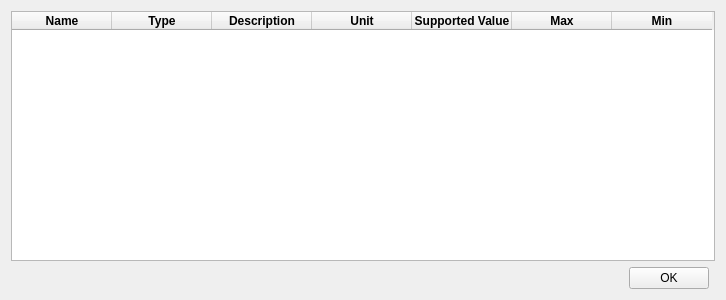
<?xml version="1.0" encoding="UTF-8"?>
<ui version="4.0">
 <class>GTATagVariableDescWidget</class>
 <widget class="QWidget" name="GTATagVariableDescWidget">
  <property name="geometry">
   <rect>
    <x>0</x>
    <y>0</y>
    <width>726</width>
    <height>300</height>
   </rect>
  </property>
  <property name="windowTitle">
   <string>Tag Variables Properties</string>
  </property>
  <property name="windowIcon">
   <iconset resource="../resource.qrc">
    <normaloff>:/images/forms/img/GTAAppIcon.png</normaloff>:/images/forms/img/GTAAppIcon.png</iconset>
  </property>
  <layout class="QGridLayout" name="gridLayout">
   <item row="0" column="0" colspan="3">
    <widget class="QTableWidget" name="tagVarTW">
     <column>
      <property name="text">
       <string>Name</string>
      </property>
      <property name="font">
       <font>
        <weight>75</weight>
        <bold>true</bold>
       </font>
      </property>
     </column>
     <column>
      <property name="text">
       <string>Type</string>
      </property>
      <property name="font">
       <font>
        <weight>75</weight>
        <bold>true</bold>
       </font>
      </property>
     </column>
     <column>
      <property name="text">
       <string>Description</string>
      </property>
      <property name="font">
       <font>
        <weight>75</weight>
        <bold>true</bold>
       </font>
      </property>
     </column>
     <column>
      <property name="text">
       <string>Unit</string>
      </property>
      <property name="font">
       <font>
        <weight>75</weight>
        <bold>true</bold>
       </font>
      </property>
     </column>
     <column>
      <property name="text">
       <string>Supported Value</string>
      </property>
      <property name="font">
       <font>
        <weight>75</weight>
        <bold>true</bold>
       </font>
      </property>
     </column>
     <column>
      <property name="text">
       <string>Max</string>
      </property>
      <property name="font">
       <font>
        <weight>75</weight>
        <bold>true</bold>
       </font>
      </property>
     </column>
     <column>
      <property name="text">
       <string>Min</string>
      </property>
      <property name="font">
       <font>
        <weight>75</weight>
        <bold>true</bold>
       </font>
      </property>
     </column>
    </widget>
   </item>
   <item row="1" column="0">
    <spacer name="horizontalSpacer">
     <property name="orientation">
      <enum>Qt::Horizontal</enum>
     </property>
     <property name="sizeHint" stdset="0">
      <size>
       <width>539</width>
       <height>20</height>
      </size>
     </property>
    </spacer>
   </item>
   <item row="1" column="1">
    <widget class="QPushButton" name="okPB">
     <property name="text">
      <string>OK</string>
     </property>
    </widget>
   </item>
  </layout>
 </widget>
 <resources>
  <include location="../resource.qrc"/>
 </resources>
 <connections/>
</ui>
